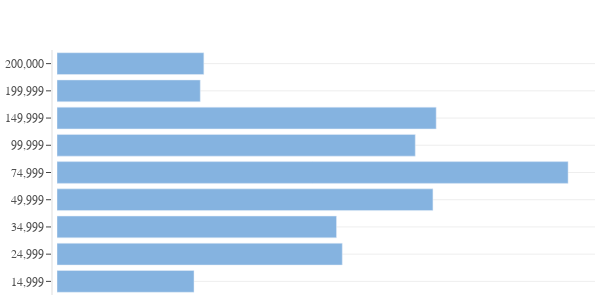

The code cell stored with this chart in its notebook:
### Code cell
### Plotting the User Income!

income_list = income[income['brand'].str.contains(string)].reset_index()
income_list = round(income_list,2)

# Ordering the cols
income_list = income_list.loc[:,['14,999','24,999','34,999','49,999',
                                 '74,999','99,999','149,999','199,999','200,000']].copy()
#Plotting!!!
income_list = pd.to_numeric(np.array(income_list).ravel())
labels = ['14,999','24,999','34,999','49,999',
          '74,999','99,999','149,999','199,999',
          '200,000']

#Ploting
inc_plot = go.Figure(go.Bar(
            x=income_list,
            y=labels, name='DEMOGRAPHIC<br>INCOME',
            orientation='h'))

inc_plot.update_layout(
    yaxis=dict(
        showline=True,
        showgrid=True,
        gridcolor="#eee",
        showticklabels=True,
        linecolor='#eee',
        linewidth=2,
        ticks='outside',
        tickfont=dict(family='Arial',size=12, color='rgb(82, 82, 82)')),
    autosize=False,
    margin=dict(l=5,r=5,b=5,t=50,pad=4),
    showlegend=False,
    width=600,
    height=300, 
    paper_bgcolor="white", 
    plot_bgcolor='white')
inc_plot.update_traces(marker_color='#85b3e0', hovertemplate="%{y}<br>%{x:.2f}%", 
                       selector=dict(type='bar'))
inc_plot.update_xaxes(showticklabels=False, showgrid=True)
inc_plot.show()

### Figure 1 — Plotly figure (JSON) as saved in the notebook; plotly's stock layout.template omitted (floating-point values rounded to 4 significant figures)
{"data": [{"hovertemplate": "%{y}<br>%{x:.2f}%", "marker": {"color": "#85b3e0"}, "name": "DEMOGRAPHIC<br>INCOME", "orientation": "h", "type": "bar", "x": [16.44, 34.23, 33.54, 45.11, 61.33, 42.99, 45.5, 17.19, 17.62], "y": ["14,999", "24,999", "34,999", "49,999", "74,999", "99,999", "149,999", "199,999", "200,000"]}], "layout": {"autosize": false, "height": 300, "margin": {"b": 5, "l": 5, "pad": 4, "r": 5, "t": 50}, "paper_bgcolor": "white", "plot_bgcolor": "white", "showlegend": false, "width": 600, "xaxis": {"showgrid": true, "showticklabels": false}, "yaxis": {"gridcolor": "#eee", "linecolor": "#eee", "linewidth": 2, "showgrid": true, "showline": true, "showticklabels": true, "tickfont": {"color": "rgb(82, 82, 82)", "family": "Arial", "size": 12}, "ticks": "outside"}}}
